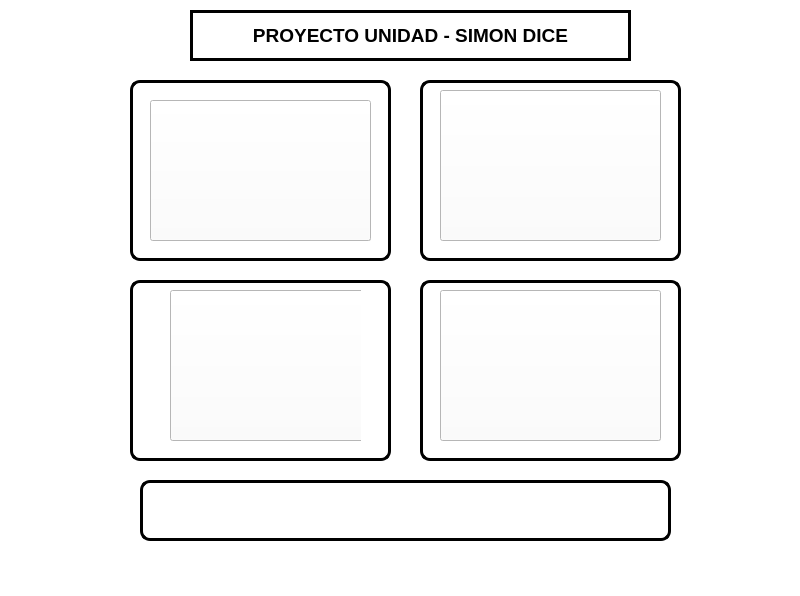
<?xml version="1.0" encoding="UTF-8"?>
<ui version="4.0">
 <class>MainWindow</class>
 <widget class="QMainWindow" name="MainWindow">
  <property name="geometry">
   <rect>
    <x>0</x>
    <y>0</y>
    <width>800</width>
    <height>596</height>
   </rect>
  </property>
  <property name="windowTitle">
   <string>MainWindow</string>
  </property>
  <property name="toolTip">
   <string>&lt;!DOCTYPE HTML PUBLIC &quot;-//W3C//DTD HTML 4.0//EN&quot; &quot;http://www.w3.org/TR/REC-html40/strict.dtd&quot;&gt;
&lt;html&gt;&lt;head&gt;&lt;meta name=&quot;qrichtext&quot; content=&quot;1&quot; /&gt;&lt;style type=&quot;text/css&quot;&gt;
p, li { white-space: pre-wrap; }
&lt;/style&gt;&lt;/head&gt;&lt;body style=&quot; font-family:'MS Shell Dlg 2'; font-size:8pt; font-weight:400; font-style:normal;&quot;&gt;
&lt;p style=&quot; margin-top:12px; margin-bottom:12px; margin-left:0px; margin-right:0px; -qt-block-indent:0; text-indent:0px;&quot;&gt;&lt;br /&gt;&lt;/p&gt;&lt;/body&gt;&lt;/html&gt;</string>
  </property>
  <property name="whatsThis">
   <string>&lt;!DOCTYPE HTML PUBLIC &quot;-//W3C//DTD HTML 4.0//EN&quot; &quot;http://www.w3.org/TR/REC-html40/strict.dtd&quot;&gt;
&lt;html&gt;&lt;head&gt;&lt;meta name=&quot;qrichtext&quot; content=&quot;1&quot; /&gt;&lt;style type=&quot;text/css&quot;&gt;
p, li { white-space: pre-wrap; }
&lt;/style&gt;&lt;/head&gt;&lt;body style=&quot; font-family:'MS Shell Dlg 2'; font-size:8pt; font-weight:400; font-style:normal;&quot;&gt;
&lt;p style=&quot;-qt-paragraph-type:empty; margin-top:0px; margin-bottom:0px; margin-left:0px; margin-right:0px; -qt-block-indent:0; text-indent:0px;&quot;&gt;&lt;br /&gt;&lt;/p&gt;&lt;/body&gt;&lt;/html&gt;</string>
  </property>
  <property name="styleSheet">
   <string notr="true">background-color: rgb(255, 255, 255);</string>
  </property>
  <widget class="QWidget" name="centralwidget">
   <widget class="QLabel" name="label">
    <property name="geometry">
     <rect>
      <x>140</x>
      <y>480</y>
      <width>531</width>
      <height>61</height>
     </rect>
    </property>
    <property name="font">
     <font>
      <pointsize>16</pointsize>
      <weight>75</weight>
      <bold>true</bold>
     </font>
    </property>
    <property name="whatsThis">
     <string>&lt;!DOCTYPE HTML PUBLIC &quot;-//W3C//DTD HTML 4.0//EN&quot; &quot;http://www.w3.org/TR/REC-html40/strict.dtd&quot;&gt;
&lt;html&gt;&lt;head&gt;&lt;meta name=&quot;qrichtext&quot; content=&quot;1&quot; /&gt;&lt;style type=&quot;text/css&quot;&gt;
p, li { white-space: pre-wrap; }
&lt;/style&gt;&lt;/head&gt;&lt;body style=&quot; font-family:'MS Shell Dlg 2'; font-size:16pt; font-weight:600; font-style:normal;&quot;&gt;
&lt;p style=&quot;-qt-paragraph-type:empty; margin-top:0px; margin-bottom:0px; margin-left:0px; margin-right:0px; -qt-block-indent:0; text-indent:0px;&quot;&gt;&lt;br /&gt;&lt;/p&gt;&lt;/body&gt;&lt;/html&gt;</string>
    </property>
    <property name="styleSheet">
     <string notr="true">background-color: rgb(255, 255, 255);
border-radius: 10px;
border: 3px solid black</string>
    </property>
    <property name="text">
     <string/>
    </property>
    <property name="alignment">
     <set>Qt::AlignCenter</set>
    </property>
   </widget>
   <widget class="QLabel" name="lbl_raton">
    <property name="geometry">
     <rect>
      <x>420</x>
      <y>80</y>
      <width>261</width>
      <height>181</height>
     </rect>
    </property>
    <property name="styleSheet">
     <string notr="true">background-color: rgb(255, 255, 255);
border-radius: 10px;
border: 3px solid black</string>
    </property>
    <property name="text">
     <string/>
    </property>
   </widget>
   <widget class="QGroupBox" name="groupBox_2">
    <property name="geometry">
     <rect>
      <x>440</x>
      <y>90</y>
      <width>221</width>
      <height>151</height>
     </rect>
    </property>
    <property name="title">
     <string/>
    </property>
    <widget class="QPushButton" name="btn_raton">
     <property name="geometry">
      <rect>
       <x>0</x>
       <y>0</y>
       <width>221</width>
       <height>151</height>
      </rect>
     </property>
     <property name="text">
      <string/>
     </property>
     <property name="icon">
      <iconset resource="recursos.qrc">
       <normaloff>:/simondice/raton.jpg</normaloff>
       <normalon>:/simondice/raton.jpg</normalon>:/simondice/raton.jpg</iconset>
     </property>
     <property name="iconSize">
      <size>
       <width>100</width>
       <height>100</height>
      </size>
     </property>
    </widget>
   </widget>
   <widget class="QLabel" name="lbl_santo">
    <property name="geometry">
     <rect>
      <x>130</x>
      <y>280</y>
      <width>261</width>
      <height>181</height>
     </rect>
    </property>
    <property name="styleSheet">
     <string notr="true">background-color: rgb(255, 255, 255);
border-radius: 10px;
border: 3px solid black</string>
    </property>
    <property name="text">
     <string/>
    </property>
   </widget>
   <widget class="QGroupBox" name="groupBox_3">
    <property name="geometry">
     <rect>
      <x>170</x>
      <y>290</y>
      <width>191</width>
      <height>151</height>
     </rect>
    </property>
    <property name="title">
     <string/>
    </property>
    <widget class="QPushButton" name="btn_santo">
     <property name="geometry">
      <rect>
       <x>0</x>
       <y>0</y>
       <width>201</width>
       <height>151</height>
      </rect>
     </property>
     <property name="text">
      <string/>
     </property>
     <property name="icon">
      <iconset resource="recursos.qrc">
       <normaloff>:/simondice/santo.jpg</normaloff>:/simondice/santo.jpg</iconset>
     </property>
     <property name="iconSize">
      <size>
       <width>100</width>
       <height>100</height>
      </size>
     </property>
    </widget>
   </widget>
   <widget class="QLabel" name="lbl_angelito">
    <property name="geometry">
     <rect>
      <x>420</x>
      <y>280</y>
      <width>261</width>
      <height>181</height>
     </rect>
    </property>
    <property name="styleSheet">
     <string notr="true">background-color: rgb(255, 255, 255);
border-radius: 10px;
border: 3px solid black</string>
    </property>
    <property name="text">
     <string/>
    </property>
   </widget>
   <widget class="QGroupBox" name="groupBox_4">
    <property name="geometry">
     <rect>
      <x>440</x>
      <y>290</y>
      <width>221</width>
      <height>151</height>
     </rect>
    </property>
    <property name="title">
     <string/>
    </property>
    <widget class="QPushButton" name="btn_angelito">
     <property name="geometry">
      <rect>
       <x>0</x>
       <y>0</y>
       <width>221</width>
       <height>151</height>
      </rect>
     </property>
     <property name="text">
      <string/>
     </property>
     <property name="icon">
      <iconset resource="recursos.qrc">
       <normaloff>:/simondice/angelito.jpg</normaloff>
       <normalon>:/simondice/angelito.jpg</normalon>:/simondice/angelito.jpg</iconset>
     </property>
     <property name="iconSize">
      <size>
       <width>100</width>
       <height>100</height>
      </size>
     </property>
    </widget>
   </widget>
   <widget class="QLabel" name="lbl_kirby">
    <property name="geometry">
     <rect>
      <x>130</x>
      <y>80</y>
      <width>261</width>
      <height>181</height>
     </rect>
    </property>
    <property name="styleSheet">
     <string notr="true">background-color: rgb(255, 255, 255);
border-radius: 10px;
border: 3px solid black</string>
    </property>
    <property name="text">
     <string/>
    </property>
   </widget>
   <widget class="QGroupBox" name="groupBox">
    <property name="geometry">
     <rect>
      <x>150</x>
      <y>100</y>
      <width>221</width>
      <height>141</height>
     </rect>
    </property>
    <property name="title">
     <string/>
    </property>
    <widget class="QPushButton" name="btn_kirby">
     <property name="geometry">
      <rect>
       <x>0</x>
       <y>0</y>
       <width>221</width>
       <height>141</height>
      </rect>
     </property>
     <property name="text">
      <string/>
     </property>
     <property name="icon">
      <iconset resource="recursos.qrc">
       <normaloff>:/simondice/kirby buchon.jpg</normaloff>:/simondice/kirby buchon.jpg</iconset>
     </property>
     <property name="iconSize">
      <size>
       <width>100</width>
       <height>100</height>
      </size>
     </property>
    </widget>
   </widget>
   <widget class="QLabel" name="label_2">
    <property name="geometry">
     <rect>
      <x>190</x>
      <y>10</y>
      <width>441</width>
      <height>51</height>
     </rect>
    </property>
    <property name="font">
     <font>
      <pointsize>14</pointsize>
      <weight>75</weight>
      <italic>false</italic>
      <bold>true</bold>
      <underline>false</underline>
      <strikeout>false</strikeout>
     </font>
    </property>
    <property name="styleSheet">
     <string notr="true">background-color: rgb(255, 255, 255);
border: 3px solid black</string>
    </property>
    <property name="text">
     <string>PROYECTO UNIDAD - SIMON DICE</string>
    </property>
    <property name="alignment">
     <set>Qt::AlignCenter</set>
    </property>
   </widget>
  </widget>
  <widget class="QMenuBar" name="menubar">
   <property name="geometry">
    <rect>
     <x>0</x>
     <y>0</y>
     <width>800</width>
     <height>26</height>
    </rect>
   </property>
  </widget>
  <widget class="QStatusBar" name="statusbar"/>
 </widget>
 <resources>
  <include location="recursos.qrc"/>
 </resources>
 <connections/>
</ui>
